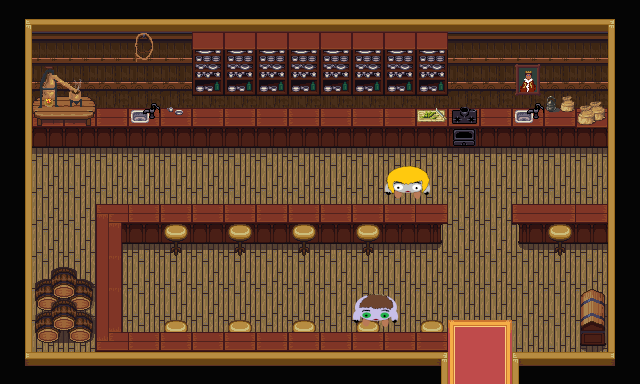

Tiled map render using the project's own tile images. Description and the whole map definition, tile-layer contents included, below:
An orthogonal 20x12 tile map with 32x32 px tiles, 6 tile layers (U_Background, U_Furniture1, U_Furniture, U_Beebos, ...), 3 tilesets and 15 objects (2x beebo, village1).

<map version="1.2" tiledversion="1.2.5" orientation="orthogonal" renderorder="right-down" width="20" height="12" tilewidth="32" tileheight="32" infinite="0" nextlayerid="10" nextobjectid="25">
 <tileset firstgid="1" source="Indoor.tsx" />
 <tileset firstgid="769" source="Indoor_2.tsx" />
 <tileset firstgid="993" source="Beebos.tsx" />
 <layer id="1" name="U_Background" width="20" height="12">
  <data encoding="csv">
338,340,340,340,340,340,340,340,340,340,340,340,340,340,340,340,340,340,340,337,
317,225,225,225,225,225,225,225,225,225,225,225,225,225,225,225,225,225,225,315,
317,249,249,249,249,249,249,249,249,249,249,249,249,249,249,249,249,249,249,315,
317,273,273,273,273,273,273,273,273,273,273,273,273,273,273,273,273,273,273,315,
317,361,361,361,361,361,361,361,361,361,361,361,361,361,361,361,361,361,361,315,
317,361,361,361,361,361,361,361,361,361,361,361,361,361,361,361,361,361,361,315,
317,361,361,361,361,361,361,361,361,361,361,361,361,361,361,361,361,361,361,315,
317,361,361,361,361,361,361,361,361,361,361,361,361,361,361,361,361,361,361,315,
317,361,361,361,361,361,361,361,361,361,361,361,361,361,361,361,361,361,361,315,
317,361,361,361,361,361,361,361,361,361,361,361,361,361,361,361,361,361,361,315,
317,361,361,361,361,361,361,361,361,361,361,361,361,361,2,4,361,361,361,315,
314,292,292,292,292,292,292,292,292,292,292,292,292,293,26,28,291,292,292,313
</data>
 </layer>
 <layer id="4" name="U_Furniture1" width="20" height="12">
  <data encoding="csv">
0,0,0,0,0,0,0,0,0,0,0,0,0,0,0,0,0,0,0,0,
0,0,0,0,0,0,0,0,0,0,0,0,0,0,0,0,0,0,0,0,
0,0,0,0,0,0,0,0,0,0,0,0,0,0,0,0,0,0,0,0,
0,364,364,364,364,364,364,364,364,364,364,364,364,364,364,364,364,364,364,0,
0,388,388,388,388,388,388,388,388,388,388,388,388,388,388,388,388,388,388,0,
0,0,0,0,0,0,0,0,0,0,0,0,0,0,0,0,0,0,0,0,
0,0,0,0,0,0,0,0,0,0,0,0,0,0,0,0,0,0,0,0,
0,0,0,0,0,0,0,0,0,0,0,0,0,0,0,0,0,0,0,0,
0,0,0,0,0,0,0,0,0,0,0,0,0,0,0,0,0,0,0,0,
0,0,0,0,0,0,0,0,0,0,0,0,0,0,0,0,0,0,302,0,
0,0,0,0,0,855,0,855,0,855,0,855,0,855,0,0,0,0,326,0,
0,0,0,0,0,0,0,0,0,0,0,0,0,0,0,0,0,0,0,0
</data>
 </layer>
 <objectgroup id="5" name="Collisions">
  <object id="1" x="512" y="224" width="96" />
  <object id="2" x="96" y="224" width="352" />
  <object id="3" x="96" y="256" width="26" height="96" />
  <object id="5" x="576" y="288" width="32" height="64" />
  <object id="6" x="608" y="0" width="32" height="384" />
  <object id="7" x="512" y="352" width="96" height="32" />
  <object id="8" x="0" y="352" width="448" height="32" />
  <object id="9" x="0" y="0" width="32" height="352" />
  <object id="10" x="32" y="0" width="608" height="128" />
  <object id="11" x="32" y="288" width="64" height="64" />
  <object id="14" x="352" y="310" width="47" height="24" />
  <object id="16" x="383" y="182" width="46" height="26" />
 </objectgroup>
 <objectgroup id="7" name="Doorways">
  <object id="12" name="village1" x="448" y="352" width="64" height="32">
   <properties>
    <property name="pos_x" type="int" value="31" />
    <property name="pos_y" type="int" value="45" />
   </properties>
  </object>
 </objectgroup>
 <layer id="2" name="U_Furniture" width="20" height="12">
  <data encoding="csv">
0,0,0,0,0,0,0,0,0,0,0,0,0,0,0,0,0,0,0,0,
0,0,0,0,0,0,0,0,0,0,0,0,0,0,0,0,0,0,0,0,
0,0,0,0,0,0,0,0,0,0,0,0,0,0,0,0,0,0,0,0,
0,0,0,0,0,0,0,0,0,0,0,0,0,0,0,0,0,0,0,0,
0,0,0,0,0,0,0,0,0,0,0,0,0,0,0,0,0,0,0,0,
0,0,0,0,0,0,0,0,0,0,0,0,0,0,0,0,0,0,0,0,
0,0,0,786,774,774,774,774,774,774,774,774,0,773,0,0,772,774,774,0,
0,0,0,790,790,790,790,790,790,790,790,790,790,789,0,0,788,790,790,0,
0,482,483,802,0,0,0,0,0,0,0,0,0,0,0,0,0,0,0,0,
0,506,507,802,0,0,0,0,0,0,0,0,0,0,0,0,0,0,0,0,
0,506,507,835,774,774,774,774,774,774,774,0,773,773,0,0,0,0,0,0,
0,0,0,0,0,0,0,0,0,0,0,0,0,0,0,0,0,0,0,0
</data>
 </layer>
 <layer id="9" name="U_Beebos" width="20" height="12" offsetx="1" offsety="-15">
  <data encoding="csv">
0,0,0,0,0,0,0,0,0,0,0,0,0,0,0,0,0,0,0,0,
0,0,0,0,0,0,0,0,0,0,0,0,0,0,0,0,0,0,0,0,
0,0,0,0,0,0,0,0,0,0,0,0,0,0,0,0,0,0,0,0,
0,0,0,0,0,0,0,0,0,0,0,0,0,0,0,0,0,0,0,0,
0,0,0,0,0,0,0,0,0,0,0,0,0,0,0,0,0,0,0,0,
0,0,0,0,0,0,0,0,0,0,0,0,0,0,0,0,0,0,0,0,
0,0,0,0,0,0,0,0,0,0,0,0,1005,0,0,0,0,0,0,0,
0,0,0,0,0,0,0,0,0,0,0,0,0,0,0,0,0,0,0,0,
0,0,0,0,0,0,0,0,0,0,0,0,0,0,0,0,0,0,0,0,
0,0,0,0,0,0,0,0,0,0,0,0,0,0,0,0,0,0,0,0,
0,0,0,0,0,0,0,0,0,0,0,1016,0,0,0,0,0,0,0,0,
0,0,0,0,0,0,0,0,0,0,0,0,0,0,0,0,0,0,0,0
</data>
 </layer>
 <objectgroup id="8" name="Beebos">
  <object id="18" name="bar_tender" type="beebo" x="371" y="175" width="74" height="68">
   <properties>
    <property name="quest" value="quest1" />
   </properties>
  </object>
  <object id="20" name="sick_beebo" type="beebo" x="341" y="292" width="72" height="53">
   <properties>
    <property name="comment" value="brrreeeeeww" />
   </properties>
  </object>
 </objectgroup>
 <layer id="3" name="U_Furniture2" width="20" height="12">
  <data encoding="csv">
0,0,0,0,0,0,0,0,0,0,0,0,0,0,0,0,0,0,0,0,
0,0,0,0,464,0,435,435,435,435,435,435,435,435,0,0,0,0,0,0,
0,553,554,0,0,0,459,459,459,459,459,459,459,459,0,0,56,0,0,0,
0,577,578,0,363,839,0,0,0,0,0,0,0,411,413,0,363,393,439,0,
0,0,0,0,0,0,0,0,0,0,0,0,0,0,389,0,0,0,0,0,
0,0,0,0,0,0,0,0,0,0,0,0,0,0,0,0,0,0,0,0,
0,0,0,0,0,0,0,0,0,0,0,0,0,0,0,0,0,0,0,0,
0,0,0,802,0,855,0,855,0,855,0,855,0,0,0,0,0,855,0,0,
0,482,483,0,0,0,0,0,0,0,0,0,0,0,0,0,0,0,0,0,
0,482,483,0,0,0,0,0,0,0,0,0,0,0,0,0,0,0,0,0,
0,506,507,0,0,0,0,0,0,0,0,0,0,0,0,0,0,0,0,0,
0,0,0,0,0,0,0,0,0,0,0,0,0,0,0,0,0,0,0,0
</data>
 </layer>
 <layer id="6" name="T_Furniture" width="20" height="12">
  <data encoding="csv">
0,0,0,0,0,0,0,0,0,0,0,0,0,0,0,0,0,0,0,0,
0,0,0,0,0,0,0,0,0,0,0,0,0,0,0,0,0,0,0,0,
0,0,0,0,0,0,0,0,0,0,0,0,0,0,0,0,0,0,0,0,
0,0,0,0,0,0,0,0,0,0,0,0,0,0,0,0,0,0,0,0,
0,0,0,0,0,0,0,0,0,0,0,0,0,0,0,0,0,0,0,0,
0,0,0,0,0,0,0,0,0,0,0,0,0,0,0,0,0,0,0,0,
0,0,0,786,774,774,774,774,774,774,774,774,774,773,0,0,772,773,773,0,
0,0,0,0,0,0,0,0,0,0,0,0,0,0,0,0,0,0,0,0,
0,482,483,0,0,0,0,0,0,0,0,0,0,0,0,0,0,0,0,0,
0,0,0,0,0,0,0,0,0,0,0,0,0,0,0,0,0,0,0,0,
0,0,0,0,364,364,364,364,364,364,364,364,364,364,0,0,0,0,0,0,
0,0,0,0,0,0,0,0,0,0,0,0,0,0,0,0,0,0,0,0
</data>
 </layer>
</map>
